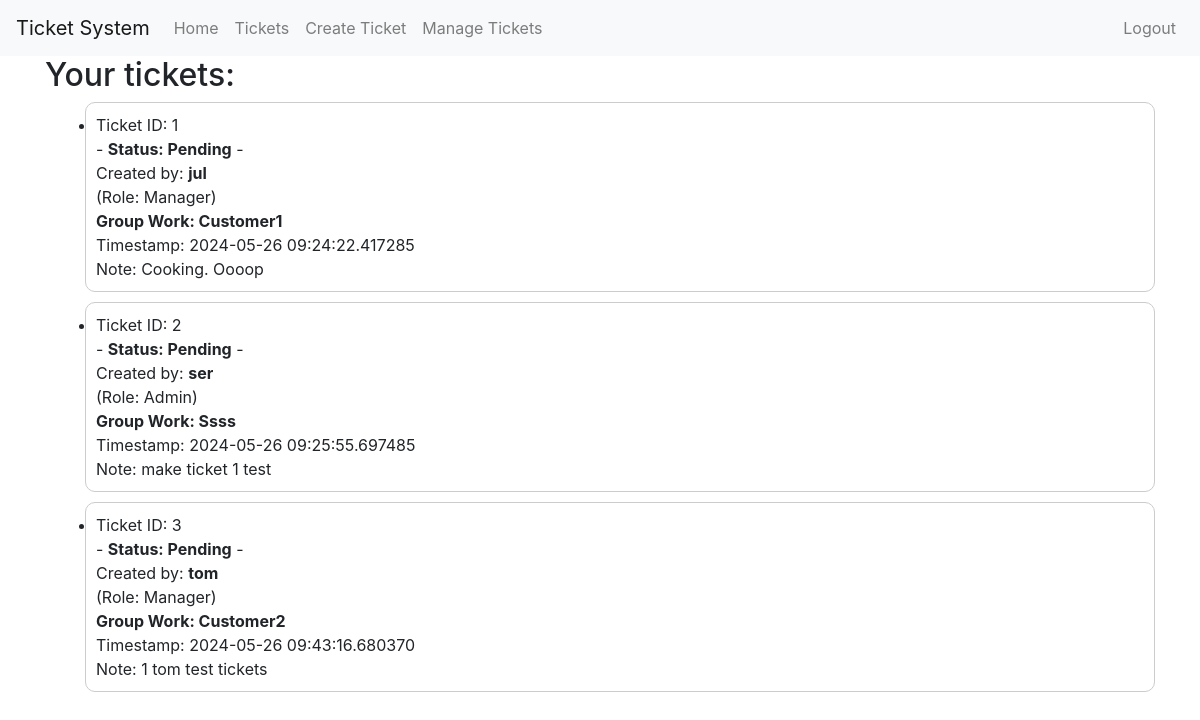
The app's page /view_tickets (signed in) with its own data.
### app/models.py (models this page shows, shortened)
class Ticket(db.Model):
    __table_args__ = {'extend_existing': True}
    id = db.Column(db.Integer, primary_key=True)
    status = db.Column(db.String(64), nullable=False, default=Status.Pending)
    note = db.Column(db.Text, nullable=True)
    user_create = db.Column(db.Integer, db.ForeignKey('user.id'))
    group_work = db.Column(db.String(64), nullable=False)
    timestamp = db.Column(db.DateTime, index=True, default=datetime.utcnow)

class User(UserMixin, db.Model):
    __table_args__ = {'extend_existing': True}
    id = db.Column(db.Integer, primary_key=True)
    username = db.Column(db.String(64), unique=True, nullable=False)
    email = db.Column(db.String(120), unique=True, nullable=False)
    password = db.Column(db.String(255))
    role = db.Column(db.String(64), default=Role.Analyst, nullable=False)
    group = db.Column(db.String(64), nullable=True)

### app/routes.py (the view)
@app.route('/view_tickets')
@login_required
def view_tickets():
    if current_user.role == 'Admin':
        tickets = Ticket.query.all()
    else:
        tickets = Ticket.query.filter_by(group_work=current_user.group).all()
    tickets_with_creators = []
    for ticket in tickets:
        creator = User.query.filter_by(id=ticket.user_create).first()
        ticket_info = (ticket, creator)
        tickets_with_creators.append(ticket_info)
    return render_template('view_tickets.html', title='Tickets', data=tickets_with_creators, user=current_user)

### app/models.py (called while the page is built)
@login.user_loader
def load_user(id):
    return User.query.get(int(id))

### app/templates/view_tickets.html (shortened to what this page needs)
{% extends "base.html" %}
{% block content %}
<html lang="en">
<head>
</head>
<body>
    <h2>Your tickets:</h2>
    <ul>
        {% for (ticket, creator) in data %}
            <div class="ticket-block">
                <li>
                    Ticket ID: {{ ticket.id }} <br>
                    - <span class="ticket-info">Status: {{ ticket.status }}</span> - <br>
                    Created by: <span class="ticket-info">{{ creator.username }}</span><br>
                    (Role: {{ creator.role }})<br>
                    <span class="ticket-info">Group Work: {{ ticket.group_work }}</span><br>
                    Timestamp: {{ ticket.timestamp }}<br>
                    Note: {{ ticket.note }}
                </li>
            </div>
        {% endfor %}
    </ul>
</body>
{% endblock %}

### app/templates/base.html (shortened to what this page needs)
<!doctype html>
<html lang="en">
<head>
    <link rel="stylesheet" href="https://maxcdn.bootstrapcdn.com/bootstrap/4.0.0/css/bootstrap.min.css">
</head>
<body>
    <nav class="navbar navbar-expand-lg navbar-light bg-light">
        <a class="navbar-brand" href="{{ url_for('index') }}">Ticket System</a>
        <div class="collapse navbar-collapse">
            <ul class="navbar-nav mr-auto">
                {% if current_user.is_authenticated %}
                    <li class="nav-item"><a class="nav-link" href="{{ url_for('index') }}">Home</a></li>
                    <li class="nav-item"><a class="nav-link" href="{{ url_for('view_tickets') }}">Tickets</a></li>
                    {% if current_user.role in ['Admin', 'Manager'] %}
                        <li class="nav-item"><a class="nav-link" href="{{ url_for('create_ticket') }}">Create Ticket</a></li>
                        <li class="nav-item"><a class="nav-link" href="{{ url_for('manage_tickets') }}">Manage Tickets</a></li>
                    {% endif %}
                {% endif %}
            </ul>
            <ul class="navbar-nav">
                {% if current_user.is_authenticated %}
                    <li class="nav-item"><a class="nav-link" href="{{ url_for('logout') }}">Logout</a></li>
                {% else %}
                    <li class="nav-item"><a class="nav-link" href="{{ url_for('login') }}">Login</a></li>
                    <li class="nav-item"><a class="nav-link" href="{{ url_for('register') }}">Register</a></li>
                {% endif %}
            </ul>
        </div>
    </nav>
    <div class="container">
        {% block content %}{% endblock %}
    </div>
</body>
</html>

### app/templates/view_tickets.html (style rules this page uses)
.ticket-block { border: 1px solid #ccc; padding: 10px; margin-bottom: 10px; border-radius: 10px; }
.ticket-info { font-weight: bold; }

### records on screen
Ticket: id "1", status "Pending", username "jul", role "Manager", group_work "Customer1", timestamp "2024-05-26 09:24:22.417285", note "Cooking. Oooop"
Ticket: id "2", status "Pending", username "ser", role "Admin", group_work "Ssss", timestamp "2024-05-26 09:25:55.697485", note "make ticket 1 test"
Ticket: id "3", status "Pending", username "tom", role "Manager", group_work "Customer2", timestamp "2024-05-26 09:43:16.680370", note "1 tom test tickets"
